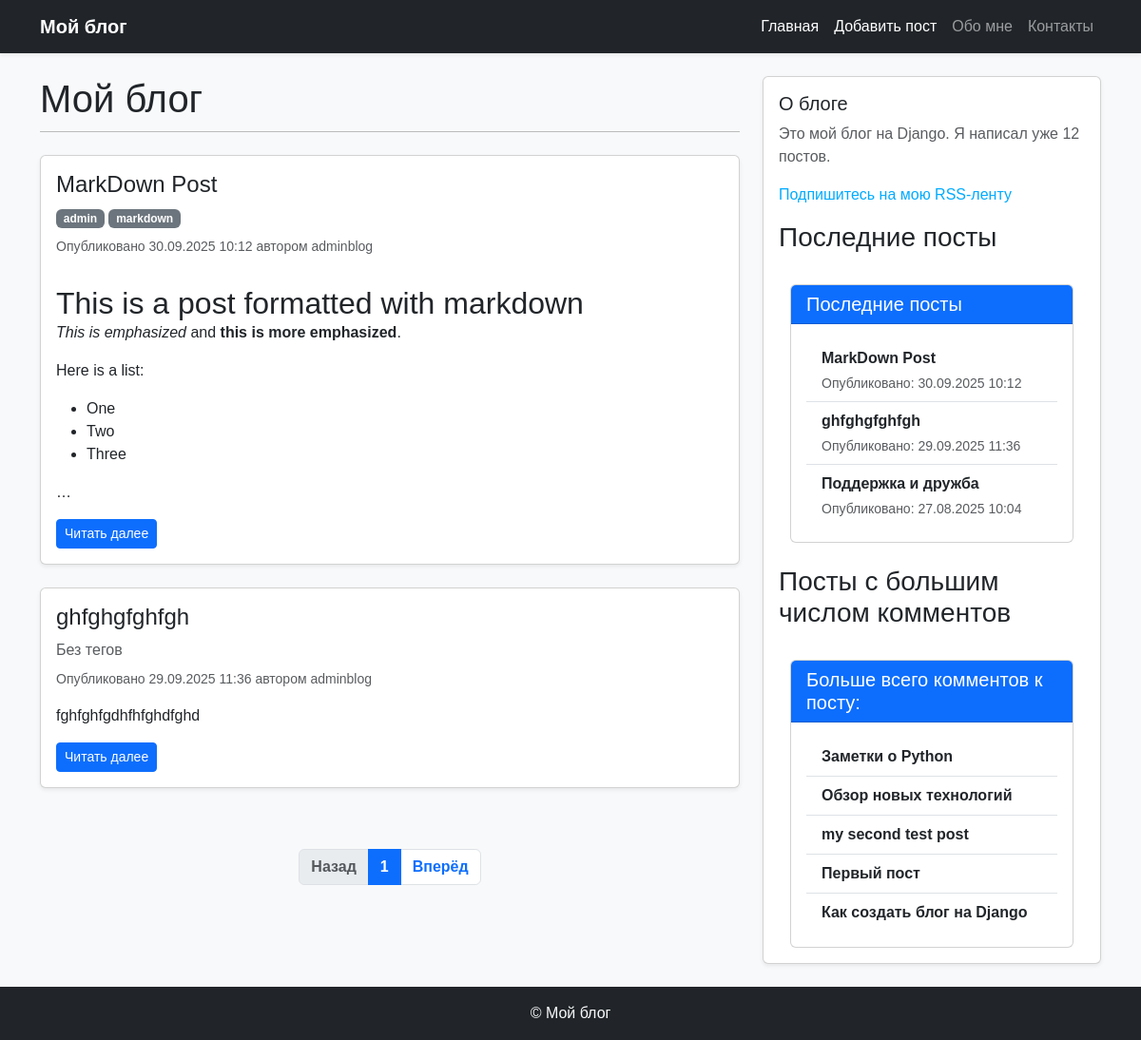
Screenshot of /blog/ with the database file from the repository.
### blog/models.py (models this page shows, shortened)
class Post(models.Model):
    class Status(models.TextChoices):
        DRAFT = 'DF', 'Draft'
        PUBLISHED = 'PB', 'Published'
    title = models.CharField(max_length=50, verbose_name='название')
    slug = models.SlugField(max_length=50, unique_for_date='publish', verbose_name='слаг')
    body = models.TextField(verbose_name='содержание')
    publish = models.DateTimeField(default=timezone.now, verbose_name='дата публикации')
    created = models.DateTimeField(auto_now_add=True, verbose_name='создан')
    updated = models.DateTimeField(auto_now=True, verbose_name='обновлен')
    status = models.CharField(max_length=2, choices=Status.choices, default=Status.DRAFT, verbose_name='статус')
    author = models.ForeignKey(User, on_delete=models.CASCADE, related_name='blog_posts', verbose_name='автор')
    objects = models.Manager()
    published = PublishManager()
    tags = TaggableManager()
    class Meta:
        ordering = ['-publish']
        verbose_name = 'пост'
        verbose_name_plural = 'посты'
        indexes = [
            models.Index(fields=['-publish']),
        ]
    def get_absolute_url(self):
        return reverse('blog:post_detail',
                       args=[
                            self.publish.year,
                            self.publish.month,
                            self.publish.day,
                            self.slug
                        ])

### blog/views.py (the view)
# urls.py: path('blog/', posts_list, name='posts_list'),
def posts_list(request, tag_slug=None):
    post_list = Post.published.all()
    tag = None
    if tag_slug:
        tag = get_object_or_404(Tag, slug=tag_slug)
        post_list = post_list.filter(tags__in=[tag])
    paginator = Paginator(post_list, 2)
    page_number = request.GET.get('page', 1)
    try:
        posts = paginator.page(page_number)
    except PageNotAnInteger:
        posts = paginator.page(1)
    except EmptyPage:
        posts = paginator.page(paginator.num_pages)
    context = {
        'posts': posts,
        'tag':tag,
        'title': 'Опубликованные статьи',
    }
    return render(request, 'blog/post/posts_list.html', context=context)

### blog/models.py (called while the page is built)
    def get_queryset(self):
        return super().get_queryset().filter(status=Post.Status.PUBLISHED)

### blog/templatetags/blog_tags.py (called while the page is built)
@register.simple_tag
def total_posts():
    return Post.published.count()

@register.inclusion_tag('blog/post/latest_posts.html')
def show_latest_posts(count=5):
    latest_posts = Post.published.order_by('-publish')[:count]
    return {'latest_posts':latest_posts}

@register.simple_tag
def get_most_commented_posts(count=5):
    return Post.published.annotate(
        total_comments=Count('comments')
    ).order_by('-total_comments')[:count]

@register.filter(name='markdown')
def markdown_format(text):
    return mark_safe(markdown.markdown(text))

### blog/templates/blog/post/posts_list.html (shortened to what this page needs)
{% extends "blog/base.html" %}
{% load blog_tags %}
{% block content %}
  <h1 class="mb-4">Мой блог</h1>
  <div class="row">
    {% for post in posts %}
      <div class="col-12 mb-4">
        <div class="card shadow-sm h-100">
          <div class="card-body">
            <h2 class="card-title h4">
              <a href="{{ post.get_absolute_url }}" class="text-decoration-none text-dark">
                {{ post.title }}
              </a>
            </h2>
            <p class="mb-2">
              {% for tag in post.tags.all %}
                <a href="{% url 'blog:posts_list_by_tag' tag.slug %}" class="badge bg-secondary text-decoration-none">
                  {{ tag.name }}
                </a>
              {% empty %}
                <span class="text-muted">Без тегов</span>
              {% endfor %}
            </p>
            <p class="text-muted small">
              Опубликовано {{post.publish|date:"d.m.Y H:i"}} автором {{post.author}}
            </p>
            <p class="card-text">
              {{ post.body|markdown|truncatewords_html:30 }}
            </p>
            <a href="{{ post.get_absolute_url }}" class="btn btn-primary btn-sm">Читать далее</a>
          </div>
        </div>
      </div>
    {% empty %}
      <p class="text-muted">Постов пока нет.</p>
    {% endfor %}
  </div>
  {% include "pagination.html" with page=posts %}
{% endblock %}

### blog/templates/blog/base.html (shortened to what this page needs)
{% load blog_tags %}
{% load static %}
<!DOCTYPE html>
<html lang="ru">
<head>
  <link rel="stylesheet" href="https://cdn.jsdelivr.net/npm/bootstrap@5.3.2/dist/css/bootstrap.min.css">
  <link href="{% static 'css/blog.css' %}" rel="stylesheet">
</head>
<body class="bg-light">
  <nav class="navbar navbar-expand-lg navbar-dark bg-dark shadow-sm">
    <div class="container">
      <a class="navbar-brand fw-bold" href="{% url 'blog:posts_list' %}">Мой блог</a>
      <div class="collapse navbar-collapse" id="navbarContent">
        <ul class="navbar-nav ms-auto">
          <li class="nav-item"><a class="nav-link active" href="{% url 'blog:index' %}">Главная</a></li>
          <li class="nav-item"><a class="nav-link active" href="{% url 'blog:post_create' %}">Добавить пост</a></li>
          <li class="nav-item"><a class="nav-link" href="#">Обо мне</a></li>
          <li class="nav-item"><a class="nav-link" href="#">Контакты</a></li>
        </ul>
      </div>
    </div>
  </nav>
  <div class="container mt-4">
    <div class="row">
      <main class="col-md-8 mb-4">
        {% block content %}{% endblock %}
      </main>
      <aside class="col-md-4">
        <div class="card shadow-sm p-3">
          <h2 class="h5">О блоге</h2>
          <p class="text-muted">
            Это мой блог на Django.
            Я написал уже {% total_posts %} постов.
          </p>
          <p>
           <a href="{% url 'blog:post_feed' %}">
             Подпишитесь на мою RSS-ленту
           </a>
          </p>
          <h3>Последние посты</h3>
            {% show_latest_posts 3 %}
          <br>
          <h3>Посты с большим числом комментов</h3>
          <div class="container mt-4">
            <div class="card">
              <div class="card-header bg-primary text-white">
                <h5 class="mb-0">Больше всего комментов к посту:</h5>
              </div>
              {% get_most_commented_posts as most_commented_posts %}
              <div class="card-body">
                <ul class="list-group list-group-flush">
                  {% for post in most_commented_posts %}
                  <li class="list-group-item">
                    <a href="{{ post.get_absolute_url }}" class="text-decoration-none fw-bold text-dark">{{ post.title }}</a>
                  </li>
                  {% endfor %}
                </ul>
              </div>
            </div>
          </div>
        </div>
      </aside>
    </div>
  </div>
  <footer class="bg-dark text-light text-center py-3 mt-4">
    <p class="mb-0">&copy; {{ now|date:"Y" }} Мой блог</p>
  </footer>
</body>
</html>

### blog/templates/blog/post/latest_posts.html
<div class="container mt-4">
  <div class="card">
    <div class="card-header bg-primary text-white">
      <h5 class="mb-0">Последние посты</h5>
    </div>
    <div class="card-body">
      <ul class="list-group list-group-flush">
        {% for post in latest_posts %}
        <li class="list-group-item">
          <a href="{{ post.get_absolute_url }}" class="text-decoration-none fw-bold text-dark">
            {{ post.title }}
          </a>
          <div class="text-muted small mt-1">
            Опубликовано: {{ post.publish|date:"d.m.Y H:i" }}
          </div>
        </li>
        {% endfor %}
      </ul>
    </div>
  </div>
</div>

### blog/static/css/blog.css (style rules this page uses)
body { margin:0; padding:0; font-family:helvetica, sans-serif; }
a { color:#00abff; text-decoration:none; }
h1 { font-weight:normal; border-bottom:1px solid #bbb; padding:0 0 10px 0; }
h2 { font-weight:normal; margin:30px 0 0; }

### rows the page displays
Post: title "MarkDown Post", publish "30.09.2025 10:12", author "adminblog", body "This is a post formatted with markdown This is emphasized and this is more emphasized . Here is a list: One Two Three …"
Tag: name "admin"
Tag: name "markdown"
Post: title "ghfghgfghfgh", publish "29.09.2025 11:36", author "adminblog", body "fghfghfgdhfhfghdfghd"
Post: title "Поддержка и дружба", publish "27.08.2025 10:04"
Post: title "Заметки о Python"
Post: title "Обзор новых технологий"
Post: title "my second test post"
Post: title "Первый пост"
Post: title "Как создать блог на Django"

### other values shown
{{ page.number }} "1"
